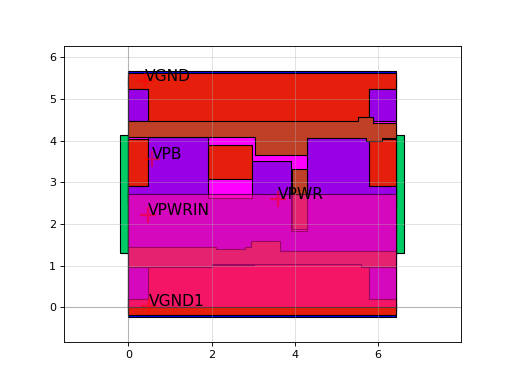

Write Python code to recreate this figure.
import sky130

c = sky130.components.sky130_fd_sc_hd__lpflow_lsbuf_lh_hl_isowell_tap_1()
c.plot()
